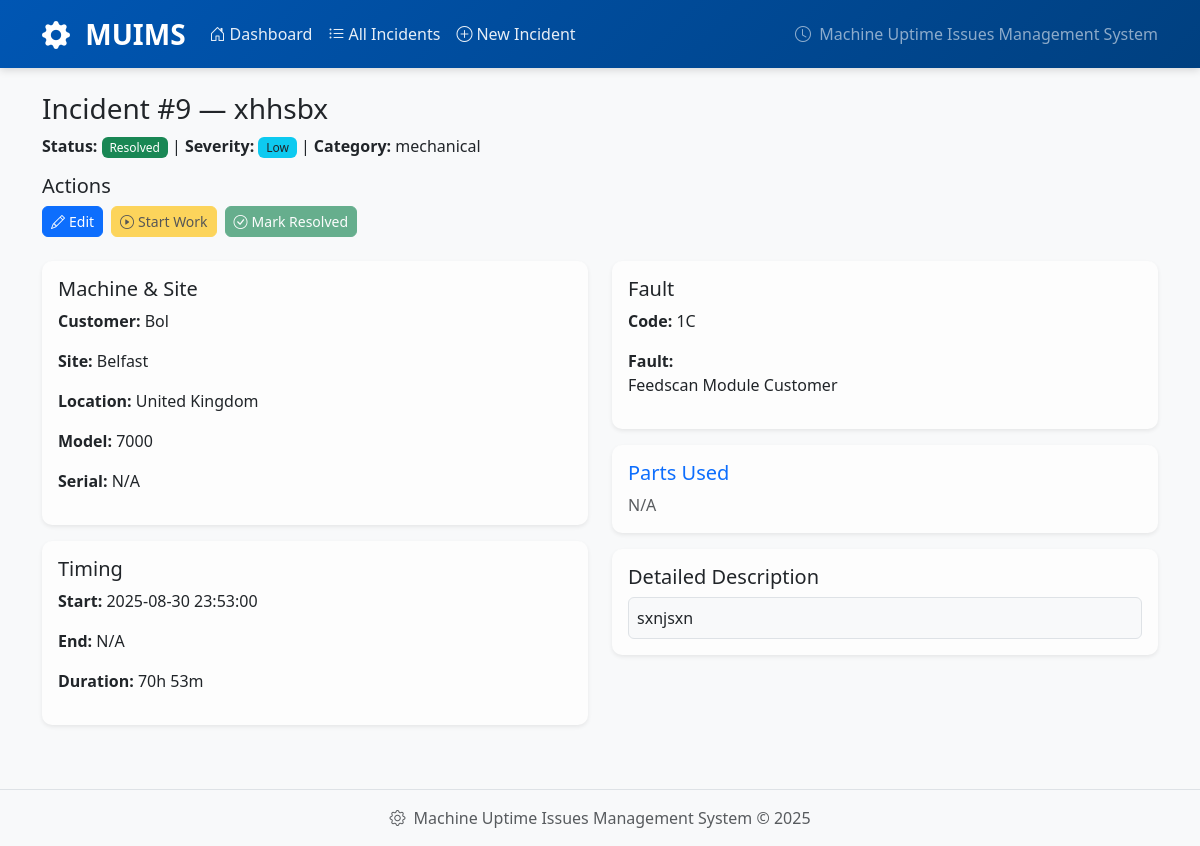
Before: /incident/9 with the older database file.
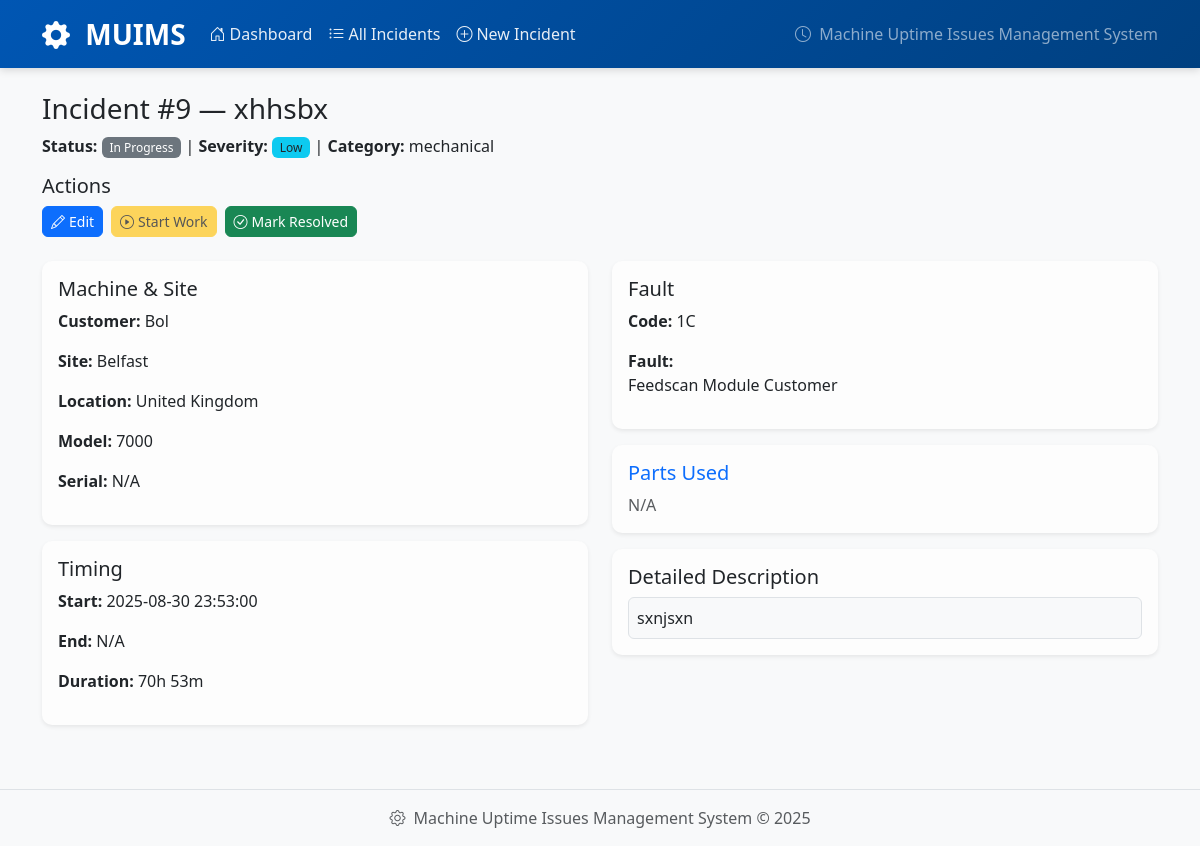
After: the same page with the newer database file.
### app/models.py (models this page shows)
class Incident(db.Model):
    id = db.Column(db.Integer, primary_key=True)
    title = db.Column(db.String(140), nullable=False)
    description = db.Column(db.Text)
    customer_name = db.Column(db.String(100))      # "Customer Name"
    site_name = db.Column(db.String(150))          # "Site/Facility Name"
    location = db.Column(db.String(100))           # "Location"
    machine_model = db.Column(db.String(150))      # rename of Equipment -> Machine Model
    machine_serial = db.Column(db.String(150))     # "Machine Serial Number"
    fault = db.Column(db.String(255))              # "Fault"
    fault_code = db.Column(db.String(20))          # "Fault Code"
    start_time = db.Column(db.DateTime(timezone=True))            # "Start Time"
    end_time = db.Column(db.DateTime(timezone=True))              # "End Time"
    preventive_maintenance = db.Column(db.Boolean, default=False)
    parts_used = db.Column(db.Text, nullable=True)
    category = db.Column(db.String(50), default="mechanical")
    severity = db.Column(db.String(20), default="Medium")
    status = db.Column(db.String(20), default="Open")
    created_at = db.Column(db.DateTime(timezone=True), server_default=func.now(), nullable=False)
    parts = db.relationship("Part", secondary=incident_parts, backref=db.backref("incidents", lazy="dynamic"), lazy="selectin")
    @property
    def duration_minutes(self):
        if not self.start_time:
            return None
        start = self.start_time.replace(tzinfo=timezone.utc) if self.start_time and self.start_time.tzinfo is None else self.start_time
        end = (self.end_time or datetime.now(timezone.utc))
        if end.tzinfo is None:
            end = end.replace(tzinfo=timezone.utc)
        if end < start:
            return None
        delta = end - start
        return int(delta.total_seconds() // 60)
    def human_duration(self):
        mins = self.duration_minutes
        if mins is None:
            return "N/A"
        if mins < 60:
            return f"{mins}m"
        h, m = divmod(mins, 60)
        return f"{h}h {m}m" if m else f"{h}h"

### app/routes.py (the view)
@main.route("/incident/<int:incident_id>", endpoint="incident_detail")
def incident_detail(incident_id):
    i = Incident.query.get_or_404(incident_id)
    parts_list = i.parts_used.split(", ") if i.parts_used else []
    return render_template("incident_detail.html", i=i, parts_list=parts_list)

### app/templates/incident_detail.html
{% extends "base.html" %}
{% block content %}
<h3>Incident #{{ i.id }} — {{ i.title }}</h3>
<p>
  <strong>Status:</strong> <span class="badge {{ i.status|status_badge }}">{{ i.status }}</span> |
  <strong>Severity:</strong> <span class="badge {{ i.severity|sev_badge }}">{{ i.severity }}</span> |
  <strong>Category:</strong> {{ i.category }}
</p>
<div class="mb-4">
  <h5>Actions</h5>
  <div class="d-flex gap-2">
    <a href="{{ url_for('main.incident_edit', id=i.id) }}" class="btn btn-primary btn-sm">
      <i class="bi bi-pencil me-1"></i>Edit
    </a>
    <form method="post" action="{{ url_for('main.incident_start', id=i.id) }}" class="d-inline">
      <button type="submit" class="btn btn-warning btn-sm" {% if i.status == 'In Progress' or i.status == 'Resolved' %}disabled{% endif %}>
        <i class="bi bi-play-circle me-1"></i>Start Work
      </button>
    </form>
    <form method="post" action="{{ url_for('main.incident_resolve', id=i.id) }}" class="d-inline">
      <button type="submit" class="btn btn-success btn-sm" {% if i.status == 'Resolved' %}disabled{% endif %}>
        <i class="bi bi-check-circle me-1"></i>Mark Resolved
      </button>
    </form>
  </div>
</div>
<div class="row">
  <div class="col-md-6">
    <div class="card mb-3"><div class="card-body">
      <h5>Machine & Site</h5>
      <p><strong>Customer:</strong> {{ i.customer_name or 'N/A' }}</p>
      <p><strong>Site:</strong> {{ i.site_name or 'N/A' }}</p>
      <p><strong>Location:</strong> {{ i.location or 'N/A' }}</p>
      <p><strong>Model:</strong> {{ i.machine_model or 'N/A' }}</p>
      <p><strong>Serial:</strong> {{ i.machine_serial or 'N/A' }}</p>
    </div></div>
    <div class="card mb-3"><div class="card-body">
      <h5>Timing</h5>
      <p><strong>Start:</strong> {{ i.start_time or 'N/A' }}</p>
      <p><strong>End:</strong> {{ i.end_time or 'N/A' }}</p>
      <p><strong>Duration:</strong>
        <span title="{{ i.duration_minutes or '' }} minutes">{{ i|human_duration }}</span>
      </p>
    </div></div>
  </div>
  <div class="col-md-6">
    <div class="card mb-3"><div class="card-body">
      <h5>Fault</h5>
      <p><strong>Code:</strong> {{ i.fault_code or 'N/A' }}</p>
      <p><strong>Fault:</strong><br>{{ (i.fault or '') | replace('\n','<br>') | safe }}</p>
    </div></div>
    <div class="card mb-3"><div class="card-body">
      <h5 class="text-primary mb-2">Parts Used</h5>
      {% if i.parts %}
        <div>
          {% for p in i.parts %}
            <span class="badge bg-secondary me-1 mb-1">{{ p.name }}</span>
          {% endfor %}
        </div>
      {% else %}
        <div class="text-muted">N/A</div>
      {% endif %}
    </div></div>
    <div class="card mb-3"><div class="card-body">
      <h5>Detailed Description</h5>
      <div class="border rounded p-2 bg-light">
        {{ (i.description or '') | replace('\n','<br>') | safe }}
      </div>
    </div></div>
  </div>
</div>
{% endblock %}

Changed rows visible on the page:
changed Incident "xhhsbx": status "Resolved" → "In Progress"
